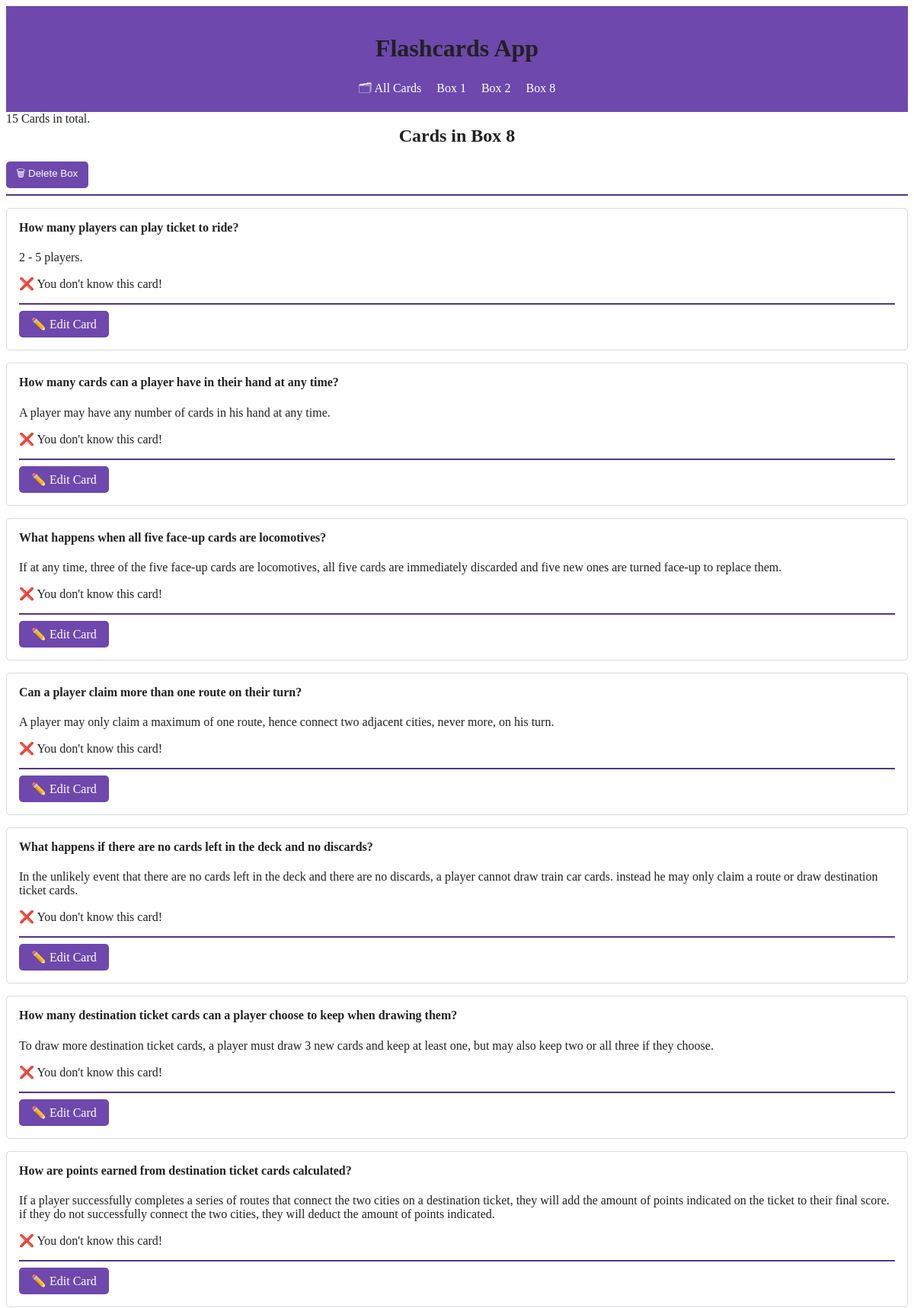
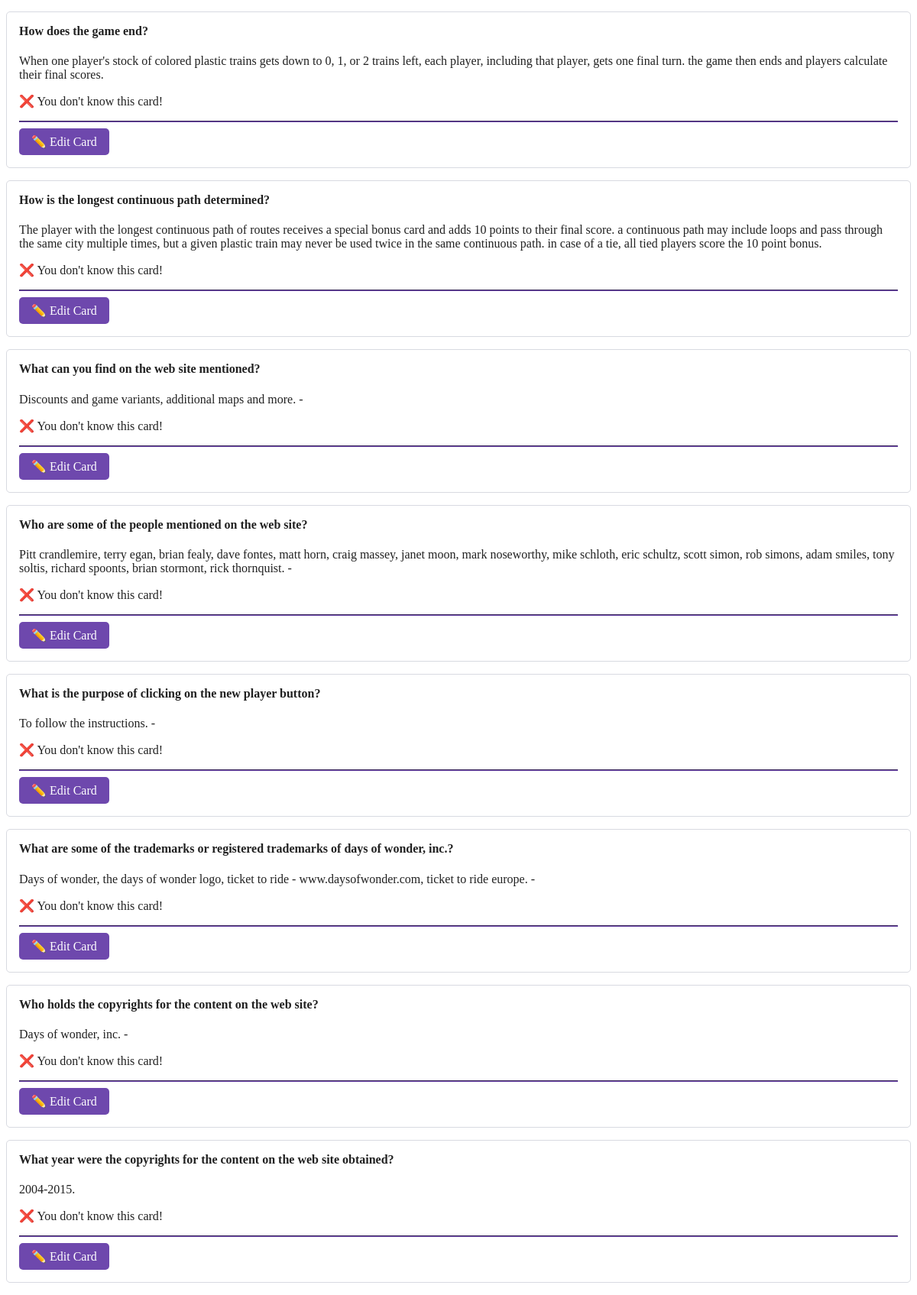
The app's page /box/8 with its own data (2 pictures, top to bottom).
### cards/models.py (models this page shows)
class Card(models.Model):
    question = models.CharField(max_length=100)
    answer = models.CharField(max_length=100)
    box = models.IntegerField()
    solved = models.BooleanField(default=False)

### cards/views.py (the view)
# urls.py: path("box/<int:box_num>", views.BoxView, name="box-view"),
def BoxView(request, box_num):
    all_boxes = Card.objects.values_list('box', flat=True).distinct()
    cards = Card.objects.filter(box=box_num)
    boxes = {}
    for card in cards:
        if card.box not in boxes:
            boxes[card.box] = []
        boxes[card.box].append(card)
    context = {
        "boxes": {box: [] for box in all_boxes},
        "current_box": box_num,
        "cards": cards
    }
    return render(request, "cards/box.html", context)

### cards/templates/cards/box.html (shortened to what this page needs)
{% extends "cards/base.html" %}
{% load humanize %}
{% block content %}
    {{ cards | length }} Card{{ cards | pluralize }} in total.
    <h2>Cards in Box {{ current_box }}</h2>
    <form action="{% url 'delete-box' current_box %}" method="post" style="display:inline;">
        <button type="submit" onclick="return confirm('Are you sure you want to delete all cards in this box?');">🗑 Delete Box</button>
    </form>
    <hr>
    {% for card in cards %}
        {% include "cards/card.html" with card=card %}
    {% endfor %}
{% endblock %}

### cards/templates/cards/card.html
<article>
    <h4>{{ card.question }}</h4>
    <p>{{ card.answer }}</p>
    {% if card.solved %}
        <p>✅ You know this card!</p>
    {% else %}
        <p>❌ You don't know this card!</p>
    {% endif %}
    <hr>
    <a href="{% url 'card-update' card.id %}" role="button">
        ✏️ Edit Card
    </a>
</article>

### cards/templates/cards/base.html (style rules this page uses)
:root { --accent: #6e48ad; --accent-bg: white; --bg: #fff; --text: #212121; --text-light: #585858; --border: #d8dae1; --code: #d81b60; --preformatted: #444; }
body { background-color: var(--bg); color: var(--text); }
article { background-color: var(--accent-bg); border: 1px solid var(--border); border-radius: 5px; padding: 1em; margin: 1em 0; }
h2 { text-align: center; display: flex; justify-content: center; color: var(--text); }
h2, h4 { margin-top: 0; }
hr { background: var(--accent); border-color: var(--accent); }
button, a[role="button"] { background-color: var(--accent); color: var(--accent-bg); padding: 0.5em 1em; border: none; border-radius: 5px; text-decoration: none; display: inline-block; }

### records on screen
Card: question "How many players can play ticket to ride?", answer "2 - 5 players.", solved "❌ You don't know this card!"
Card: question "How many cards can a player have in their hand at any time?", answer "A player may have any number of cards in his hand at any time.", solved "❌ You don't know this card!"
Card: question "What happens when all five face-up cards are locomotives?", answer "If at any time, three of the five face-up cards are locomotives, all five cards are immediately discarded and five new ones are turned face-up to replace them.", solved "❌ You don't know this card!"
Card: question "Can a player claim more than one route on their turn?", answer "A player may only claim a maximum of one route, hence connect two adjacent cities, never more, on his turn.", solved "❌ You don't know this card!"
Card: question "What happens if there are no cards left in the deck and no discards?", answer "In the unlikely event that there are no cards left in the deck and there are no discards, a player cannot draw train car cards. instead he may only claim a route or draw destination ticket cards.", solved "❌ You don't know this card!"
Card: question "How many destination ticket cards can a player choose to keep when drawing them?", answer "To draw more destination ticket cards, a player must draw 3 new cards and keep at least one, but may also keep two or all three if they choose.", solved "❌ You don't know this card!"
Card: question "How are points earned from destination ticket cards calculated?", answer "If a player successfully completes a series of routes that connect the two cities on a destination ticket, they will add the amount of points indicated on the ticket to their final score. if they do not successfully connect the two cities, they will deduct the amount of points indicated.", solved "❌ You don't know this card!"
Card: question "How does the game end?", answer "When one player's stock of colored plastic trains gets down to 0, 1, or 2 trains left, each player, including that player, gets one final turn. the game then ends and players calculate their final scores.", solved "❌ You don't know this card!"
Card: question "How is the longest continuous path determined?", answer "The player with the longest continuous path of routes receives a special bonus card and adds 10 points to their final score. a continuous path may include loops and pass through the same city multiple times, but a given plastic train may never be used twice in the same continuous path. in case of a tie, all tied players score the 10 point bonus.", solved "❌ You don't know this card!"
Card: question "What can you find on the web site mentioned?", answer "Discounts and game variants, additional maps and more. -", solved "❌ You don't know this card!"
Card: question "Who are some of the people mentioned on the web site?", answer "Pitt crandlemire, terry egan, brian fealy, dave fontes, matt horn, craig massey, janet moon, mark noseworthy, mike schloth, eric schultz, scott simon, rob simons, adam smiles, tony soltis, richard spoonts, brian stormont, rick thornquist. -", solved "❌ You don't know this card!"
Card: question "What is the purpose of clicking on the new player button?", answer "To follow the instructions. -", solved "❌ You don't know this card!"
Card: question "What are some of the trademarks or registered trademarks of days of wonder, inc.?", answer "Days of wonder, the days of wonder logo, ticket to ride - www.daysofwonder.com, ticket to ride europe. -", solved "❌ You don't know this card!"
Card: question "Who holds the copyrights for the content on the web site?", answer "Days of wonder, inc. -", solved "❌ You don't know this card!"
Card: question "What year were the copyrights for the content on the web site obtained?", answer "2004-2015.", solved "❌ You don't know this card!"

### other values on screen
{{ box }} "1" "2" "8"
{{ cards | length }} "15"
{{ cards | pluralize }} "s"
{{ current_box }} "8"
